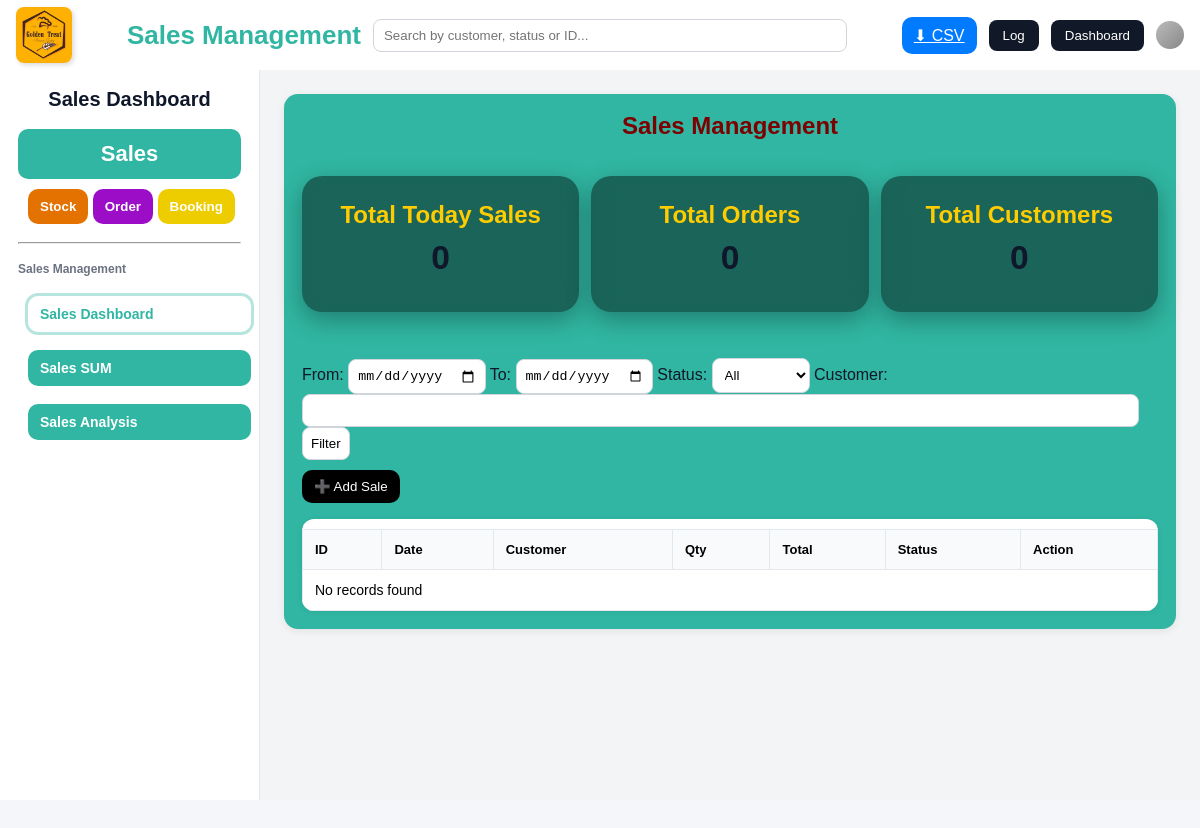
Page /bakehouse/sales/index.php on the earlier database version.
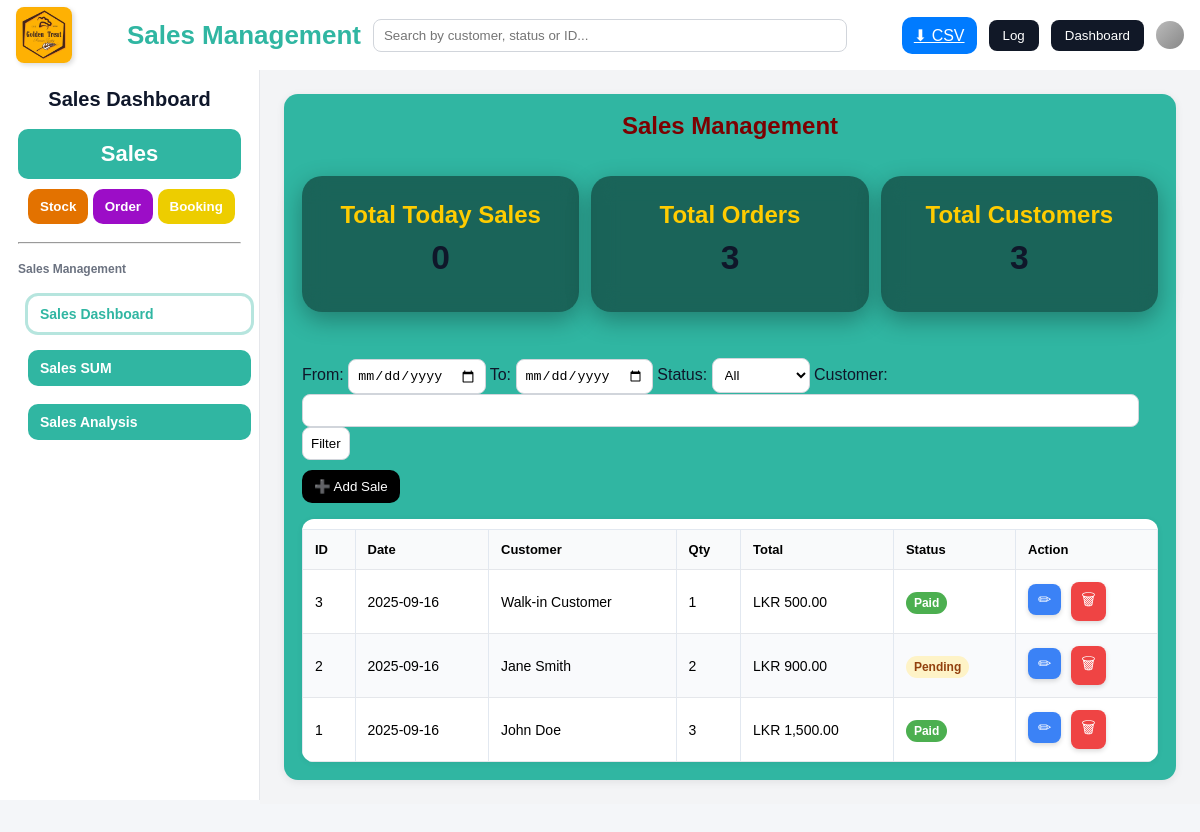
Same page on the later database version.
### tables this page shows
CREATE TABLE sales (
  id INT AUTO_INCREMENT PRIMARY KEY,
  date DATE NOT NULL,
  customer VARCHAR(100) NOT NULL,   
  user_id INT NULL,                
  quantity INT NOT NULL,   
  total DECIMAL(10,2) NOT NULL,   
  status ENUM('Pending', 'Paid', 'Cancelled', 'Returned') DEFAULT 'Pending',   
  staff VARCHAR(100) DEFAULT 'Admin',   
  created_at TIMESTAMP DEFAULT CURRENT_TIMESTAMP,   
  FOREIGN KEY (user_id) REFERENCES users(id) ON DELETE SET NULL
);

### bakehouse/sales/index.php (the view, shortened to what the changed rows need)
<?php
$host = "localhost";
$user = "root";
$pass = "";
$db   = "golden_treat";
$conn = new mysqli($host, $user, $pass, $db);
$where = "1=1";
$sql = "SELECT id, `date`, customer, user_id, quantity, total, status, staff
        FROM sales
        WHERE $where
        ORDER BY id DESC";
$stmt = $conn->prepare($sql);
$stmt->execute();
$result = $stmt->get_result();
$sales = $result->fetch_all(MYSQLI_ASSOC);
$stats = [];
$qarr = [
    "todaySales"   => "SELECT COUNT(*) AS val FROM sales WHERE date = CURDATE()",
    "totalOrders"  => "SELECT COUNT(*) AS val FROM sales",
    "totalCus"     => "SELECT COUNT(DISTINCT customer) AS val FROM sales",
    "todayRevenue" => "SELECT IFNULL(SUM(total),0) AS val FROM sales WHERE date = CURDATE()"
];
foreach ($qarr as $k => $q) {
    $r = $conn->query($q)->fetch_assoc();
    $stats[$k] = $r['val'];
}
?>
<!DOCTYPE html>
<html lang="en">
<head>
  <link rel="stylesheet" href="../style1.css">
</head>
<body>
  <div class="layout">
    <aside class="sidebar">
      <h1>Sales Dashboard</h1>
    </aside>
    <main class="free-area">
      <section id="sales-dashboard" class="panel active">
        <div class="content">
          <h1>Sales Management</h1>
          <div class="cards">
            <div class="card"><h3>Total Orders</h3><p><?= $stats['totalOrders'] ?></p></div>
            <div class="card"><h3>Total Customers</h3><p><?= $stats['totalCus'] ?></p></div>
          </div>
          <div class="table-wrap">
            <table id="salesTable">
              <thead>
                <tr>
                  <th>ID</th><th>Date</th><th>Customer</th><th>Qty</th><th>Total</th><th>Status</th><th>Action</th>
                </tr>
              </thead>
              <tbody>
                <?php if (empty($sales)): ?>
                  <tr><td colspan="7" class="text-center">No records found</td></tr>
                <?php else: ?>
                  <?php foreach ($sales as $s): ?>
                    <tr>
                      <td><?= $s['id'] ?></td>
                      <td><?= $s['date'] ?></td>
                      <td><?= htmlspecialchars($s['customer']) ?></td>
                      <td><?= $s['quantity'] ?></td>
                      <td>LKR <?= number_format($s['total'],2) ?></td>
                      <td><span class="badge <?= $s['status'] ?>"><?= $s['status'] ?></span></td>
                      <td>
                        <button class="edit" onclick="
                          document.getElementById('edit_id').value='<?= $s['id'] ?>';
                          document.getElementById('edit_date').value='<?= $s['date'] ?>';
                          document.getElementById('edit_customer').value='<?= htmlspecialchars($s['customer']) ?>';
                          document.getElementById('edit_quantity').value='<?= $s['quantity'] ?>';
                          document.getElementById('edit_total').value='<?= $s['total'] ?>';
                          document.getElementById('edit_status').value='<?= $s['status'] ?>';
                          openModal('editModal');
                        ">✏</button>
                        <button class="del" onclick="
                          document.getElementById('delete_id').value='<?= $s['id'] ?>';
                          openModal('deleteModal');
                        ">🗑</button>
                      </td>
                    </tr>
                  <?php endforeach; ?>
                <?php endif; ?>
              </tbody>
            </table>
          </div>
        </div>
      </section>
    </main>
  </div>
</body>
</html>

Differences in the rows shown:
added sales: id "3", date "2025-09-16", customer "Walk-in Customer", quantity "1", total "500.00", status "Paid"
added sales: id "2", date "2025-09-16", customer "Jane Smith", quantity "2", total "900.00", status "Pending"
added sales: id "1", date "2025-09-16", customer "John Doe", quantity "3", total "1,500.00", status "Paid"
Other differences:
$stats['totalOrders']: "0" → "3"
$stats['totalCus']: "0" → "3"
text no longer shown: "No records found"
